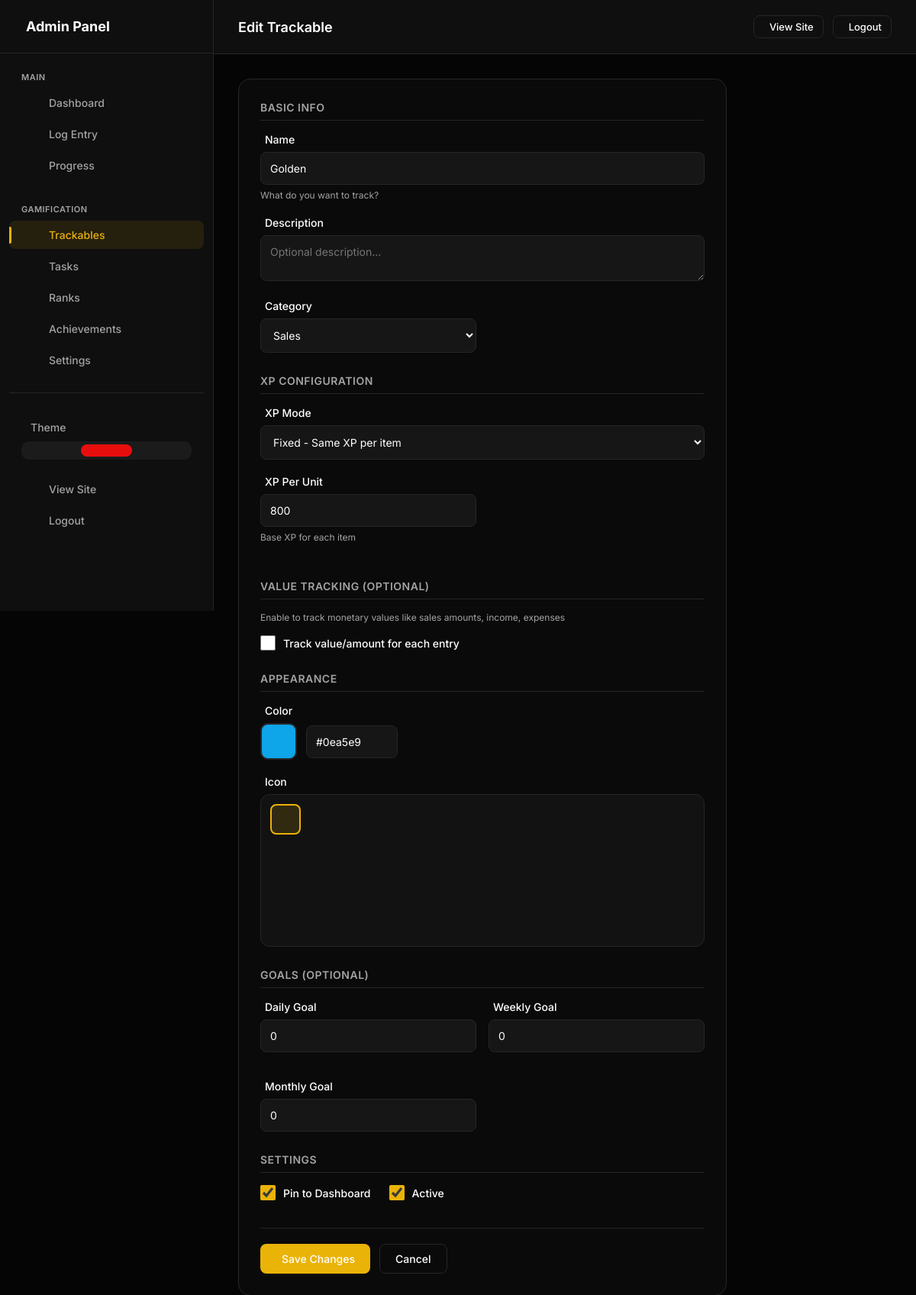
/admin/trackables/25/edit (signed in), run on an earlier commit of the app's database.
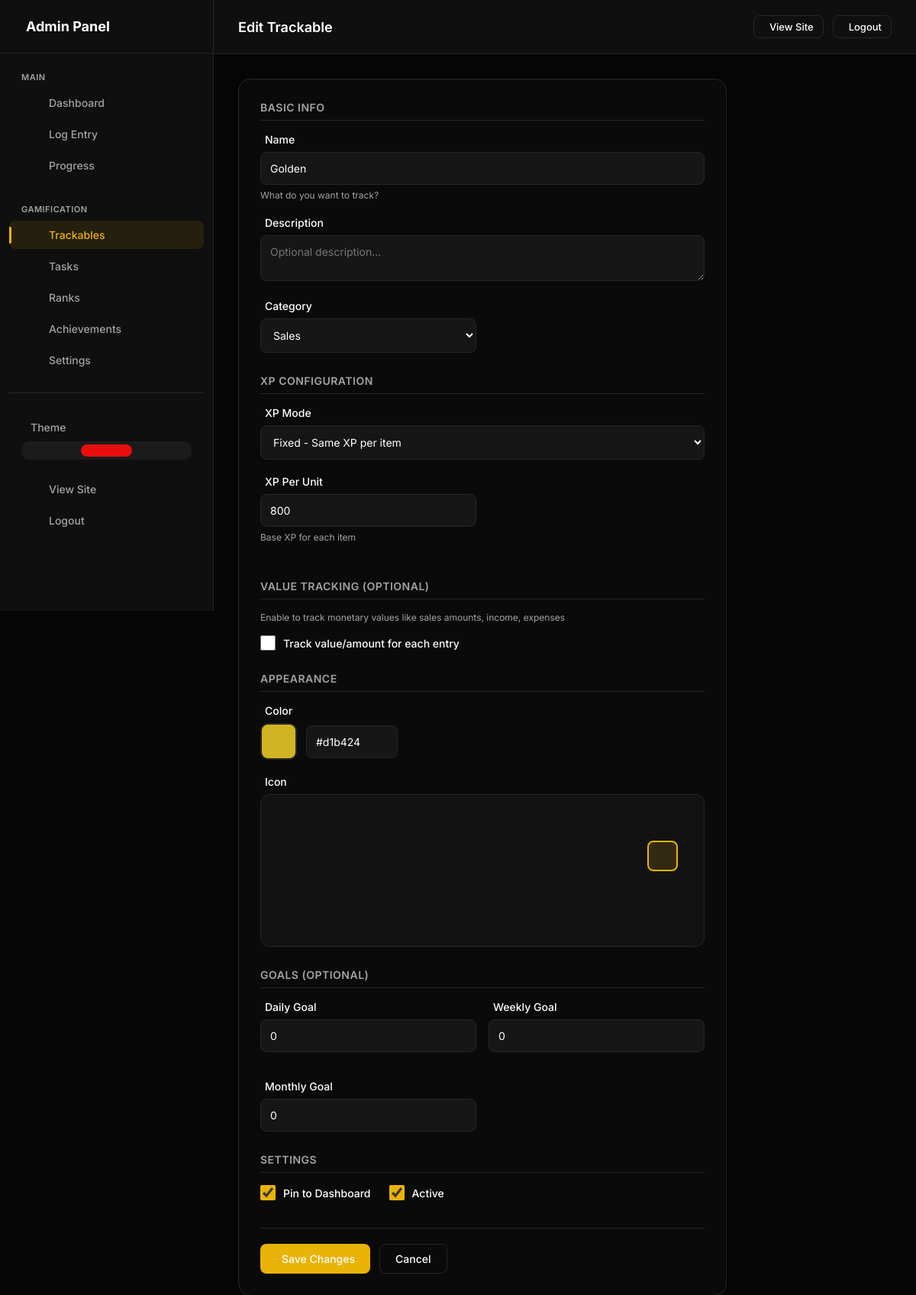
And on a later commit of the database.
### models.py (models this page shows, shortened)
class TrackableType(db.Model):
    __tablename__ = 'trackable_types'
    id = db.Column(db.Integer, primary_key=True)
    user_id = db.Column(db.Integer, db.ForeignKey('users.id'), nullable=False, index=True)
    name = db.Column(db.String(100), nullable=False)  # "Blog Post", "YouTube Short", "Sale", etc.
    slug = db.Column(db.String(100), nullable=False)  # "blog_post", "youtube_short", "sale"
    description = db.Column(db.String(500))
    category = db.Column(db.String(50), default='content')  # 'content', 'task', 'metric', 'sales', 'finance'
    xp_per_unit = db.Column(db.Integer, default=10)  # Base XP earned per item
    xp_mode = db.Column(db.String(20), default='fixed')  # 'fixed', 'value_based', 'tiered'
    xp_multiplier = db.Column(db.Float, default=1.0)
    tiers_config = db.Column(db.Text)  # JSON: [{"name": "Bronze", "min": 0, "xp": 10}, {"name": "Silver", "min": 100, "xp": 50}]
    track_value = db.Column(db.Boolean, default=False)  # Track monetary/numeric value?
    value_label = db.Column(db.String(50), default='Value')  # "Price", "Amount", "Revenue", etc.
    value_prefix = db.Column(db.String(10), default='$')  # Currency symbol or unit
    value_suffix = db.Column(db.String(10), default='')  # e.g., "hrs", "units"
    icon = db.Column(db.String(50), default='ph-star')  # Phosphor icon name
    color = db.Column(db.String(20), default='#0ea5e9')  # Hex color
    emoji = db.Column(db.String(10))  # Optional emoji
    is_countable = db.Column(db.Boolean, default=True)  # Can you count multiple?
    track_duration = db.Column(db.Boolean, default=False)  # Track time/duration?
    track_views = db.Column(db.Boolean, default=False)  # Track views?
    allows_negative = db.Column(db.Boolean, default=False)  # Allow negative values (for expenses)?
    daily_goal = db.Column(db.Integer, default=0)  # Daily target (0 = no goal)
    weekly_goal = db.Column(db.Integer, default=0)  # Weekly target
    monthly_goal = db.Column(db.Integer, default=0)  # Monthly target
    value_goal = db.Column(db.Float, default=0)  # Value-based goal (e.g., $1000 in sales)
    display_order = db.Column(db.Integer, default=0)
    is_active = db.Column(db.Boolean, default=True)
    is_pinned = db.Column(db.Boolean, default=False)  # Show on dashboard
    created_at = db.Column(db.DateTime, default=datetime.utcnow)
    updated_at = db.Column(db.DateTime, default=datetime.utcnow, onupdate=datetime.utcnow)
    expense_threshold = db.Column(db.Float, default=0) # For expense trackables: Diff between threshold and value earns XP
    entries = db.relationship('TrackableEntry', backref='trackable_type', lazy=True, cascade='all, delete-orphan')

### app.py (the view, shortened to what this page needs)
    @app.route('/admin/trackables/<int:id>/edit', methods=['GET', 'POST'])
    @admin_required
    def admin_trackable_edit(id):
        trackable = TrackableType.query.get_or_404(id)
        if trackable.user_id != current_user.id:
            abort(403)
        return render_template('admin/trackable_form.html', trackable=trackable)

### templates/admin/trackable_form.html (shortened to what the changed rows need)
{% extends "admin/base.html" %}
{% block page_title %}{{ 'Edit' if trackable else 'Add' }} Trackable{% endblock %}
{% block content %}
<div class="form-container">
    <form method="post" class="form-card">
        <div class="form-section">
            <div class="form-group">
                <label> Name</label>
                <input type="text" name="name" value="{{ trackable.name if trackable else '' }}" required
                    placeholder="e.g., Blog Post, Sale, Income, Client Call">
                <div class="help-text">What do you want to track?</div>
            </div>
            <div class="form-row">
                <div class="form-group">
                    <label> Category</label>
                    <select name="category">
                        <option value="sales" {% if trackable and trackable.category=='sales' %}selected{% endif %}>
                            Sales</option>
                    </select>
                </div>
            </div>
        </div>
        <div class="form-section">
            <div class="form-group">
                <label> {{ points_name }} Mode</label>
                <select name="xp_mode" id="xpModeSelect" onchange="toggleXpOptions()">
                    <option value="fixed" {% if trackable and trackable.xp_mode=='fixed' %}selected{% endif %}>Fixed -
                        Same {{ points_name }} per item</option>
                </select>
            </div>
            <div class="form-row">
                <div class="form-group" id="xpPerUnitGroup">
                    <label> {{ points_name }} Per Unit</label>
                    <input type="number" name="xp_per_unit" value="{{ trackable.xp_per_unit if trackable else 10 }}"
                        min="0">
                    <div class="help-text">Base {{ points_name }} for each item</div>
                </div>
            </div>
        </div>
        <div class="form-section">
            <div class="form-group">
                <label class="checkbox-item" style="display: flex; align-items: center; gap: 10px; cursor: pointer;">
                    <input type="checkbox" name="track_value" id="trackValueCheck" onchange="toggleValueOptions()"
                        style="width: 20px; height: 20px; accent-color: var(--accent);">
                    <span>Track value/amount for each entry</span>
                </label>
            </div>
        </div>
        <div class="form-section">
            <div class="form-group">
                <div class="color-input-wrapper">
                    <div class="color-preview" id="colorPreview"
                        style="background: {{ trackable.color if trackable else '#0ea5e9' }}">
                    </div>
                    <input type="text" id="colorText" value="{{ trackable.color if trackable else '#0ea5e9' }}"
                        style="width: 120px;" readonly>
                </div>
            </div>
        </div>
        <div class="form-section">
            <div class="form-row">
                <div class="form-group">
                    <label> Daily Goal</label>
                    <input type="number" name="daily_goal" value="{{ trackable.daily_goal if trackable else 0 }}"
                        min="0">
                </div>
                <div class="form-group">
                    <label> Weekly Goal</label>
                    <input type="number" name="weekly_goal" value="{{ trackable.weekly_goal if trackable else 0 }}"
                        min="0">
                </div>
                <div class="form-group">
                    <label> Monthly Goal</label>
                    <input type="number" name="monthly_goal" value="{{ trackable.monthly_goal if trackable else 0 }}"
                        min="0">
                </div>
            </div>
        </div>
        <div class="form-section">
            <div class="checkbox-group">
                <label class="checkbox-item">
                    <input type="checkbox" name="is_pinned" {% if trackable and trackable.is_pinned %}checked{% elif not
                        trackable %}checked{% endif %}>
                    <span>Pin to Dashboard</span>
                </label>
                {% if trackable %}
                <label class="checkbox-item">
                    <input type="checkbox" name="is_active" {% if trackable.is_active %}checked{% endif %}>
                    <span>Active</span>
                </label>
                {% endif %}
            </div>
        </div>
    </form>
</div>
{% endblock %}

What changed in the data, as far as the page shows it:
changed TrackableType "Golden": color "#0ea5e9" → "#d1b424"; icon "ph-star" → "ph-crown" (drawn)
